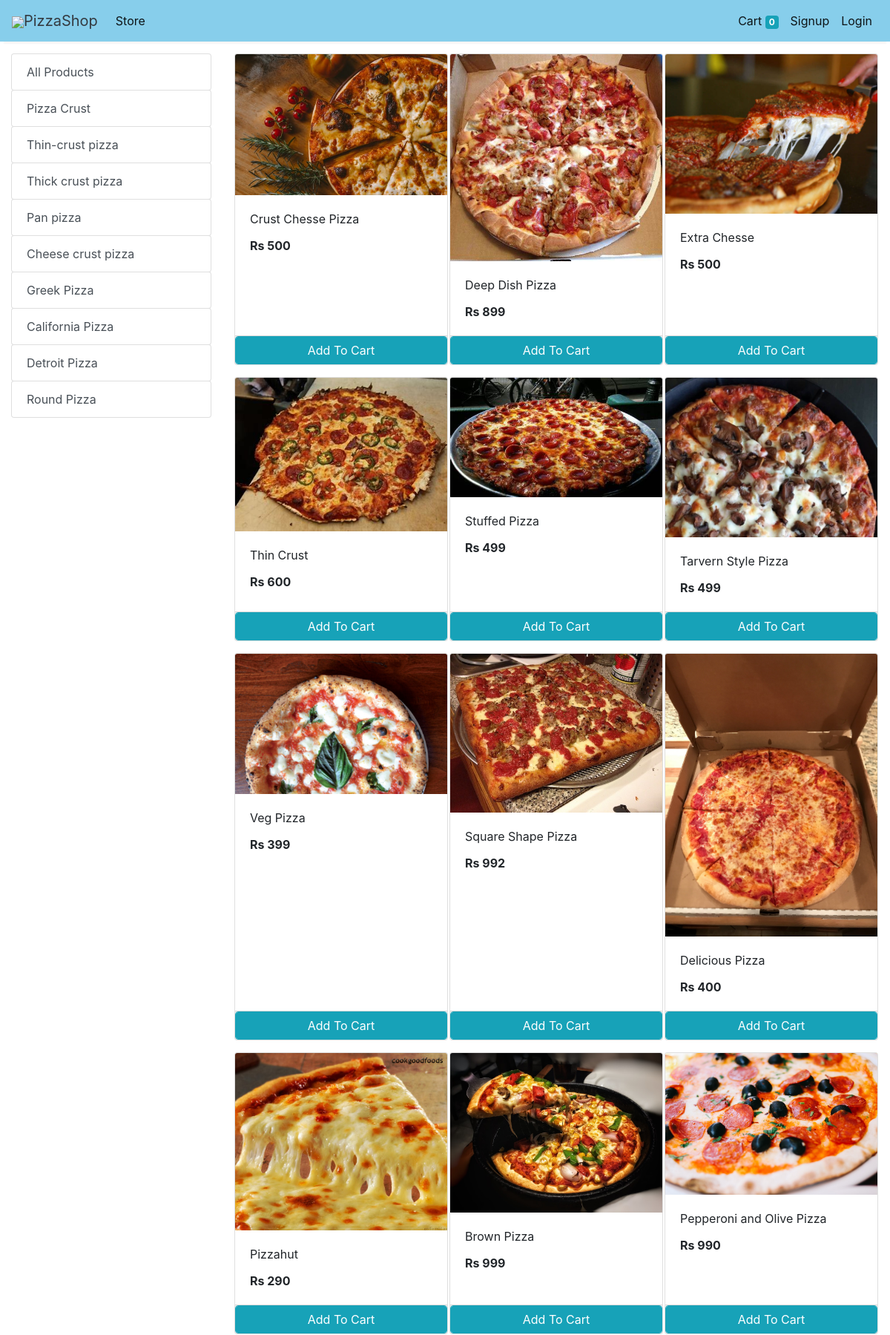
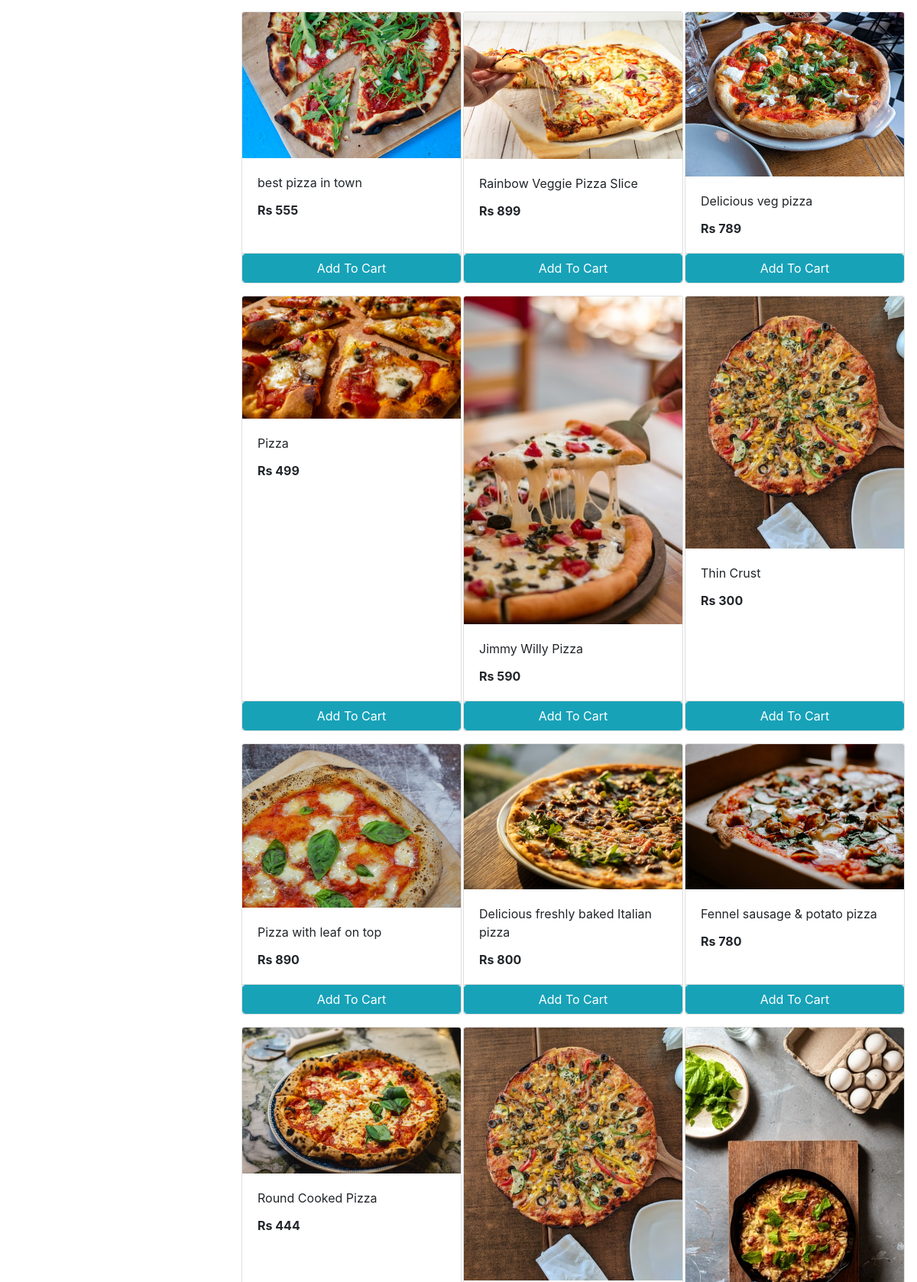
The app's page /store (upper part) with its own data (2 pictures, top to bottom).
### store/models/category.py (models this page shows, shortened)
class Category(models.Model):
    name= models.CharField(max_length=50)
    @staticmethod
    def get_all_categories():
        return Category.objects.all()

### store/models/product.py (models this page shows, shortened)
class Products(models.Model):
    name = models.CharField(max_length=60)
    price= models.IntegerField(default=0)
    category= models.ForeignKey(Category,on_delete=models.CASCADE,default=1 )
    description= models.CharField(max_length=250, default='', blank=True, null= True)
    image= models.ImageField(upload_to='uploads/products/')
    @staticmethod
    def get_all_products():
        return Products.objects.all()

### store/views/home.py (the view)
# urls.py: path('' , include('store.urls'))
def store(request):
    cart = request.session.get('cart')
    if not cart:
        request.session['cart'] = {}
    products = None
    categories = Category.get_all_categories()
    categoryID = request.GET.get('category')
    if categoryID:
        products = Products.get_all_products_by_categoryid(categoryID)
    else:
        products = Products.get_all_products();
    data = {}
    data['products'] = products
    data['categories'] = categories
    print('you are : ', request.session.get('email'))
    return render(request, 'index.html', data)

### store/templatetags/cart.py (called while the page is built)
@register.filter (name='is_in_cart')
def is_in_cart(product, cart):
    keys = cart.keys ()
    for id in keys:
        if int (id) == product.id:
            return True
    return False;

### store/templatetags/custom_filter.py (called while the page is built)
@register.filter(name='currency')
def currency(number):
    return "Rs "+str(number)

### store/templates/index.html (shortened to what this page needs)
{% extends 'base.html' %}
{% block content %}
{% load cart %}
{% load custom_filter %}
<div class="container-fluid mt-3">
	<div class="row">
		<div class="col-lg-3 mx-auto">
			<div class="list-group">
				<a href="/" class="list-group-item list-group-item-action btn btn-outline-info">All Products</a>
				{% for category in categories %}
				<a href="/?category={{category.id}}"
					class="list-group-item list-group-item-action btn btn-outline-info">{{category.name}}</a>
				{% endfor %}
			</div>
		</div>
		<div id='products' class="col-lg-9 mx-auto">
			<div class="row mx-auto">
				{% for product in products %}
				<div class="card mx-auto mb-3" id={{product.id}} style="width: 18rem;">
					<img class="card-img-top" src="{{product.image.url}}" alt="Card image cap">
					<div class="card-body">
						<p class="card-title">{{product.name}}</p>
						<p class="card-text"><b>{{product.price|currency}}</b></p>
					</div>
					<div class="card-footer p-0 no-gutters">
						{% if product|is_in_cart:request.session.cart %}
						<div class="row no-gutters">
							<form action="/#{{product.id}}" class="col-2 " method="post">
								{% csrf_token %}
								<input hidden type="text" name='product' value='{{product.id}}'>
								<input hidden type="text" name='remove' value='True'>
								<input type="submit" value=" - " class="btn btn-block btn-info border-right">
							</form>
							<div class="text-center col btn btn-info">{{product|cart_quantity:request.session.cart}} in Cart</div>
							<form action="/#{{product.id}}" class="col-2 " method="post">
								{% csrf_token %}
								<input hidden type="text" name='product' value='{{product.id}}'>
								<input type="submit" value=" + " class="btn btn-block btn-info border-left">
							</form>
						</div>
						{% else %}
						<form action="/#{{product.id}}" method="POST" class="btn-block">
							<input type="submit" class="float-right btn btn-info form-control"
								value="Add To Cart">
						</form>
						{% endif %}
					</div>
				</div>
				{% endfor %}
			</div>
		</div>
	</div>
</div>
{% endblock %}

### records on screen
Category: name "Pizza Crust"
Category: name "Thin-crust pizza"
Category: name "Thick crust pizza"
Category: name "Pan pizza"
Category: name "Cheese crust pizza"
Category: name "Greek Pizza"
Category: name "California Pizza"
Category: name "Detroit Pizza"
Category: name "Round Pizza"
Products: image (picture), name "Crust Chesse Pizza", price "Rs 500"
Products: image (picture), name "Deep Dish Pizza", price "Rs 899"
Products: image (picture), name "Extra Chesse", price "Rs 500"
Products: image (picture), name "Thin Crust", price "Rs 600"
Products: image (picture), name "Stuffed Pizza", price "Rs 499"
Products: image (picture), name "Tarvern Style Pizza", price "Rs 499"
Products: image (picture), name "Veg Pizza", price "Rs 399"
Products: image (picture), name "Square Shape Pizza", price "Rs 992"
Products: image (picture), name "Delicious Pizza", price "Rs 400"
Products: image (picture), name "Pizzahut", price "Rs 290"
Products: image (picture), name "Brown Pizza", price "Rs 999"
Products: image (picture), name "Pepperoni and Olive Pizza", price "Rs 990"
Products: image (picture), name "best pizza in town", price "Rs 555"
Products: image (picture), name "Rainbow Veggie Pizza Slice", price "Rs 899"
Products: image (picture), name "Delicious veg pizza", price "Rs 789"
Products: image (picture), name "Pizza", price "Rs 499"
Products: image (picture), name "Jimmy Willy Pizza", price "Rs 590"
Products: image (picture), name "Thin Crust", price "Rs 300"
Products: image (picture), name "Pizza with leaf on top", price "Rs 890"
Products: image (picture), name "Delicious freshly baked Italian pizza", price "Rs 800"
Products: image (picture), name "Fennel sausage & potato pizza", price "Rs 780"
Products: image (picture), name "Round Cooked Pizza", price "Rs 444"
Products: image (picture)
Products: image (picture)

### other values on screen
{{ request.session.cart.keys|length }} "0"
